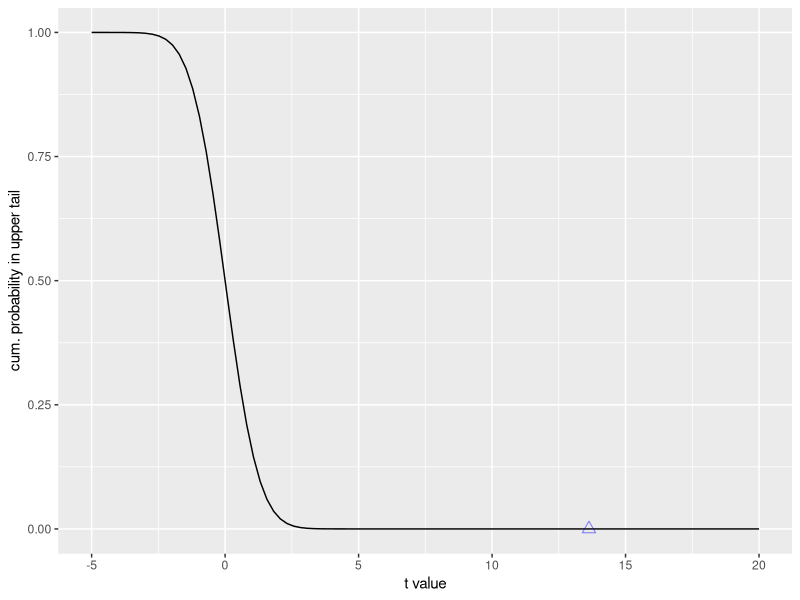

R code for this plot:
## ---- chunk 1

summary(
  lm(formula = Sepal.Length ~ Sepal.Width, data = iris)
  )

## ---- chunk 2
pt(q = c(abs(13.63)), df = 148, lower.tail = FALSE)
## ---- chunk 3
library(tidyverse)

ggplot() +
  geom_line(aes(x = seq(from = -5, to =20, length.out = 100), 
                y = pt(q = seq(from = -5, to =20, length.out = 100), 
                df = 148, 
                lower.tail = FALSE))) +
  geom_point(aes(x = 13.63, 
                 y = pt(q = c(abs(13.63)), 
                 df = 148, 
                 lower.tail = FALSE)), 
             color = 'blue', 
             alpha = .5, 
             size = 3, 
             shape = 2) +
  xlab(label = 't value') +
  ylab(label = 'cum. probability in upper tail')

